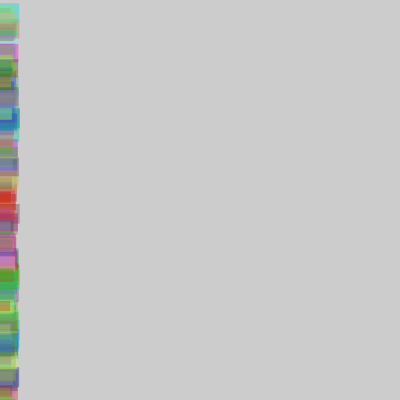
Frame 1 (no input)
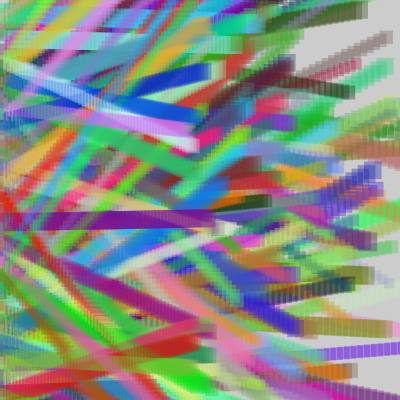
Frame 60 (the mouse pressed at the canvas centre just before this capture)
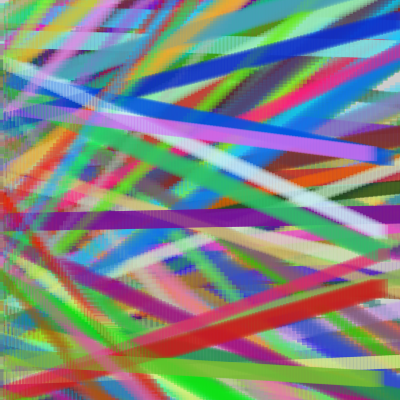
Frame 120 (the mouse held since frame 60 and released just before this capture)

The Processing sketch that drew these frames (run headless with seeded random() and noise(); from frame 60 on, the mouse is pressed at the canvas centre):

// Processing sketch: processing_29702
// ── processing_29702.pde

int shapes = 200;
float[]speedX = new float[shapes];
float[]speedY = new float[shapes];
float[]x = new float[shapes];
float[]y = new float[shapes];
float[]w = new float[shapes];
float[]h = new float[shapes];
color[]colors = new color[shapes];
void setup(){
size(400, 400);
smooth();
frameRate(50);
noStroke();

for (int i=0; i<shapes; i++){
x[i]=0;
y[i]=random(width);
w[i]=random(10, 20);
h[i]=w[i];
colors[i]=color(random(255), random(255), random(255),90);
speedX[i] = random(3, 7);
speedY[i] = random(-5, 5);
}
}
void draw(){
for (int i=0; i<shapes; i++){
fill(colors[i]);
rect(x[i], y[i], w[i], h[i]);
x[i]+=speedX[i];
y[i]+=speedY[i];
}
}
